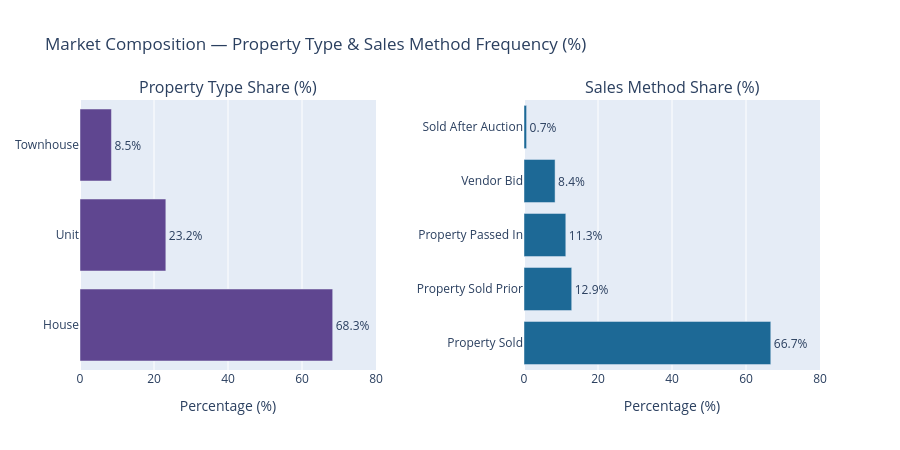

The notebook cell saved with this chart:
### Markdown cell above
**Creating Subplots by using Frequency of each Type and Method**
- *Using **For** loop for avoid writing repetive code.*
- *Using **.add_trace** Appends a graph trace (such as a bar or scatter) to a specific subplot cell.*

### Code cell
# creaing Subplots for Property Type,Sales Method

fig = make_subplots(rows=1, cols=2, subplot_titles=('Property Type Share (%)', 'Sales Method Share (%)'), horizontal_spacing=0.2)

for i, col in enumerate(['Property Type', 'Sales Method']):
    s = (df_clean[col].value_counts(normalize=True) * 100).round(1)
    fig.add_trace(go.Bar(
        x=s.values, y=s.index,
        orientation='h', text=s.astype(str) + '%',
        textposition='outside', 
        marker_color=Pallet[i]
    ), row=1, col=i+1)

fig.update_layout(title_text='Market Composition — Property Type & Sales Method Frequency (%)', showlegend=False, height=450)
fig.update_xaxes(title_text='Percentage (%)', range=[0, 80])
fig.show()

### Figure 1 — Plotly figure (JSON) as saved in the notebook; plotly's stock layout.template omitted (floating-point values rounded to 4 significant figures)
{"data": [{"marker": {"color": "rgb(95, 70, 144)"}, "orientation": "h", "text": ["68.3%", "23.2%", "8.5%"], "textposition": "outside", "type": "bar", "x": [68.3, 23.2, 8.5], "xaxis": "x", "y": ["House", "Unit", "Townhouse"], "yaxis": "y"}, {"marker": {"color": "rgb(29, 105, 150)"}, "orientation": "h", "text": ["66.7%", "12.9%", "11.3%", "8.4%", "0.7%"], "textposition": "outside", "type": "bar", "x": [66.7, 12.9, 11.3, 8.4, 0.7], "xaxis": "x2", "y": ["Property Sold", "Property Sold Prior", "Property Passed In", "Vendor Bid", "Sold After Auction"], "yaxis": "y2"}], "layout": {"annotations": [{"font": {"size": 16}, "showarrow": false, "text": "Property Type Share (%)", "x": 0.2, "xanchor": "center", "xref": "paper", "y": 1, "yanchor": "bottom", "yref": "paper"}, {"font": {"size": 16}, "showarrow": false, "text": "Sales Method Share (%)", "x": 0.8, "xanchor": "center", "xref": "paper", "y": 1, "yanchor": "bottom", "yref": "paper"}], "height": 450, "showlegend": false, "title": {"text": "Market Composition — Property Type & Sales Method Frequency (%)"}, "xaxis": {"anchor": "y", "domain": [0, 0.4], "range": [0, 80], "title": {"text": "Percentage (%)"}}, "xaxis2": {"anchor": "y2", "domain": [0.6, 1], "range": [0, 80], "title": {"text": "Percentage (%)"}}, "yaxis": {"anchor": "x", "domain": [0, 1]}, "yaxis2": {"anchor": "x2", "domain": [0, 1]}}}
